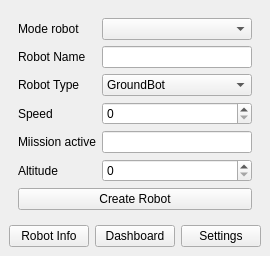
<?xml version="1.0" encoding="UTF-8"?>
<ui version="4.0">
 <class>RobotControlWindow</class>
 <widget class="QMainWindow" name="RobotControlWindow">
  <property name="geometry">
   <rect>
    <x>0</x>
    <y>0</y>
    <width>261</width>
    <height>238</height>
   </rect>
  </property>
  <property name="windowTitle">
   <string>Robot Control Panel</string>
  </property>
  <widget class="QWidget" name="centralwidget">
   <layout class="QVBoxLayout" name="mainLayout">
    <item>
     <widget class="QStackedWidget" name="stackedWidget">
      <property name="currentIndex">
       <number>0</number>
      </property>
      <widget class="QWidget" name="page_robotInfo">
       <layout class="QFormLayout" name="formLayout_robotInfo">
        <item row="1" column="0">
         <widget class="QLabel" name="label_name">
          <property name="text">
           <string>Robot Name</string>
          </property>
         </widget>
        </item>
        <item row="1" column="1">
         <widget class="QLineEdit" name="lineEdit_robotName"/>
        </item>
        <item row="2" column="0">
         <widget class="QLabel" name="label_type">
          <property name="text">
           <string>Robot Type</string>
          </property>
         </widget>
        </item>
        <item row="2" column="1">
         <widget class="QComboBox" name="comboBox_robotType">
          <item>
           <property name="text">
            <string>GroundBot</string>
           </property>
          </item>
          <item>
           <property name="text">
            <string>DroneBot</string>
           </property>
          </item>
         </widget>
        </item>
        <item row="6" column="0" colspan="2">
         <widget class="QPushButton" name="btn_createRobot">
          <property name="text">
           <string>Create Robot</string>
          </property>
         </widget>
        </item>
        <item row="3" column="0">
         <widget class="QLabel" name="label">
          <property name="text">
           <string>Speed</string>
          </property>
         </widget>
        </item>
        <item row="3" column="1">
         <widget class="QSpinBox" name="spinBox"/>
        </item>
        <item row="4" column="0">
         <widget class="QLabel" name="label_2">
          <property name="text">
           <string>Miission active</string>
          </property>
         </widget>
        </item>
        <item row="4" column="1">
         <widget class="QLineEdit" name="lineEdit"/>
        </item>
        <item row="5" column="0">
         <widget class="QLabel" name="label_3">
          <property name="text">
           <string>Altitude</string>
          </property>
         </widget>
        </item>
        <item row="5" column="1">
         <widget class="QSpinBox" name="spinBox_2"/>
        </item>
        <item row="0" column="0">
         <widget class="QLabel" name="label_4">
          <property name="text">
           <string>Mode robot</string>
          </property>
         </widget>
        </item>
        <item row="0" column="1">
         <widget class="QComboBox" name="comboBox"/>
        </item>
       </layout>
      </widget>
      <widget class="QWidget" name="page_dashboard">
       <layout class="QVBoxLayout" name="layout_dashboard">
        <item>
         <widget class="QLabel" name="label_robotNameDashboard">
          <property name="text">
           <string>Robot: --</string>
          </property>
         </widget>
        </item>
        <item>
         <widget class="QLabel" name="label_status">
          <property name="text">
           <string>Status: Idle</string>
          </property>
         </widget>
        </item>
        <item>
         <widget class="QPushButton" name="btn_startMission">
          <property name="text">
           <string>Start Mission</string>
          </property>
         </widget>
        </item>
        <item>
         <widget class="QPushButton" name="btn_emergencyStop">
          <property name="text">
           <string>Emergency Stop</string>
          </property>
         </widget>
        </item>
       </layout>
      </widget>
      <widget class="QWidget" name="page_settings">
       <layout class="QFormLayout" name="layout_settings">
        <item row="0" column="0">
         <widget class="QLabel" name="label_speed">
          <property name="text">
           <string>Speed (0–100)</string>
          </property>
         </widget>
        </item>
        <item row="0" column="1">
         <widget class="QSpinBox" name="spinBox_speed">
          <property name="maximum">
           <number>100</number>
          </property>
         </widget>
        </item>
        <item row="1" column="0">
         <widget class="QLabel" name="label_mode">
          <property name="text">
           <string>Mode</string>
          </property>
         </widget>
        </item>
        <item row="1" column="1">
         <widget class="QComboBox" name="comboBox_mode">
          <item>
           <property name="text">
            <string>Patrol</string>
           </property>
          </item>
          <item>
           <property name="text">
            <string>Search</string>
           </property>
          </item>
          <item>
           <property name="text">
            <string>Return</string>
           </property>
          </item>
         </widget>
        </item>
        <item row="2" column="0">
         <widget class="QLabel" name="label_altitude">
          <property name="text">
           <string>Altitude</string>
          </property>
         </widget>
        </item>
        <item row="2" column="1">
         <widget class="QSpinBox" name="spinBox_altitude">
          <property name="maximum">
           <number>500</number>
          </property>
         </widget>
        </item>
        <item row="3" column="0" colspan="2">
         <widget class="QPushButton" name="btn_applySettings">
          <property name="text">
           <string>Apply Settings</string>
          </property>
         </widget>
        </item>
       </layout>
      </widget>
     </widget>
    </item>
    <item>
     <layout class="QHBoxLayout" name="navButtons">
      <item>
       <widget class="QPushButton" name="btn_goToInfo">
        <property name="text">
         <string>Robot Info</string>
        </property>
       </widget>
      </item>
      <item>
       <widget class="QPushButton" name="btn_goToDashboard">
        <property name="text">
         <string>Dashboard</string>
        </property>
       </widget>
      </item>
      <item>
       <widget class="QPushButton" name="btn_goToSettings">
        <property name="text">
         <string>Settings</string>
        </property>
       </widget>
      </item>
     </layout>
    </item>
   </layout>
  </widget>
 </widget>
 <resources/>
 <connections/>
</ui>
